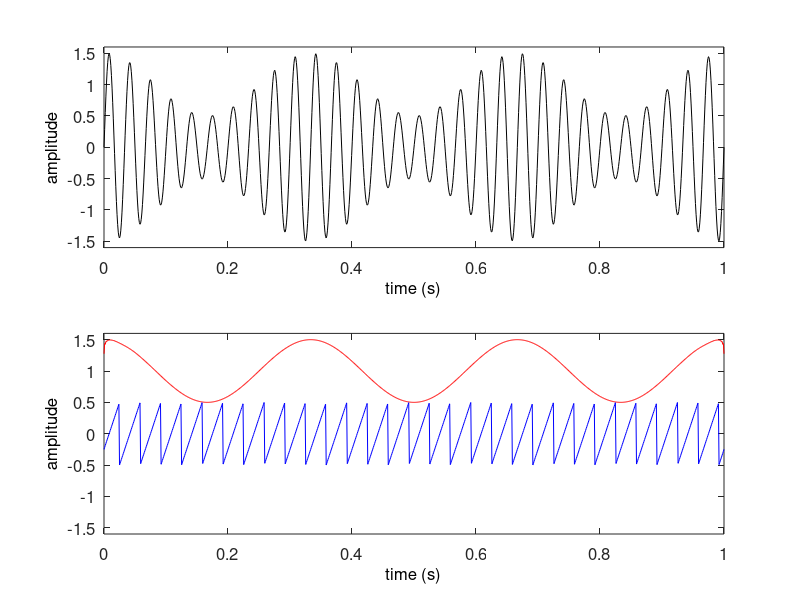

The MATLAB script that drew this image:
%-------------------------------------------------------------------------------
% Function
%-------------------------------------------------------------------------------
function L03_amplitude_and_phase()

% clear command window
clc;

% parameters
fs = 1000;    % sampling rate of original signal
T = 1;        % signal duration
N = T * fs;   % number of samples

fc = 30;      % carrier frequency
f0 = 3;       % modulation frequency
M = 0.5;      % modulation factor (depth)

% time variable
t = linspace(0, T, N);

% AM signal
y = (1 + M * cos(2 * pi * t * f0));
u = sin(2 * pi * t * fc);
s = y .* u;

% signal amplitude (envelope) and phase
E = abs(hilbert(s));
P = angle(hilbert(s)) / (2 * pi);

% plot signals
subplot(2, 1, 1);
plot(t, s, 'k'); hold on;
% plot(t, y, 'r');
set(gca, 'XLim', [t(1), t(end)], 'YLim', [-1.6, 1.6], 'FontSize', 12);
set(get(gca, 'XLabel'), 'String', 'time (s)', 'FontSize', 12);
set(get(gca, 'YLabel'), 'String', 'amplitude', 'FontSize', 12);

subplot(2, 1, 2);
plot(t, E, 'r'); hold on;
plot(t, P, 'b');
set(gca, 'XLim', [t(1), t(end)], 'YLim', [-1.6, 1.6], 'FontSize', 12);
set(get(gca, 'XLabel'), 'String', 'time (s)', 'FontSize', 12);
set(get(gca, 'YLabel'), 'String', 'amplitude', 'FontSize', 12);

end % end 

%-------------------------------------------------------------------------------
